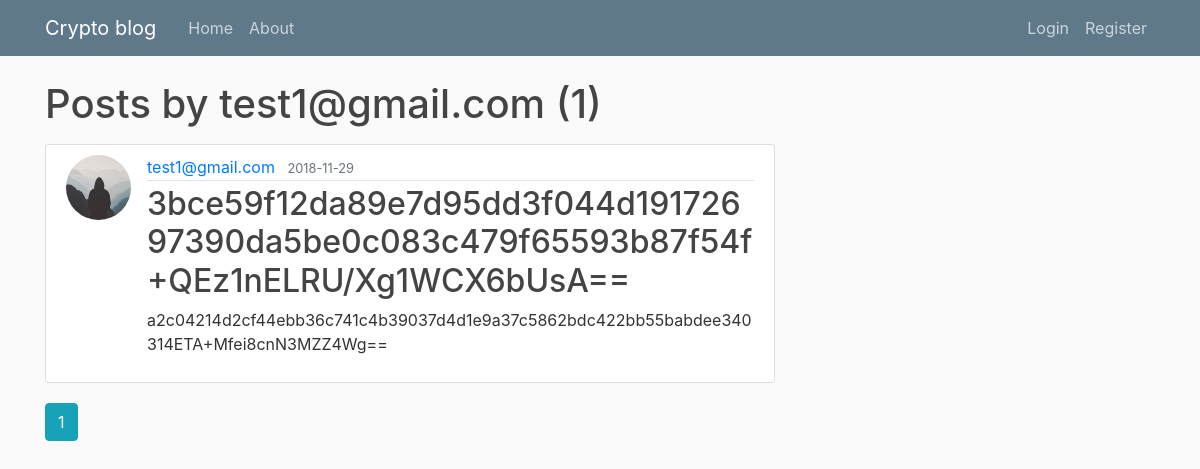
Page /user/test1@gmail.com on the committed database.
### flaskblog/models.py (models this page shows, shortened)
class User(db.Model, UserMixin):
    id = db.Column(db.Integer, primary_key=True)
    username = db.Column(db.String(20), unique=True, nullable=False)
    email = db.Column(db.String(120), unique=True, nullable=False)
    image_file = db.Column(db.String(20), nullable=False, default='default.jpg')
    password = db.Column(db.String(60), nullable=False)
    posts = db.relationship('Post', backref='author', lazy=True)

class Post(db.Model):
    id = db.Column(db.Integer, primary_key=True)
    title = db.Column(db.Text, nullable=False)
    title_unencrypted = db.Column(db.Text, nullable=False)
    date_posted = db.Column(db.DateTime, nullable=False, default=datetime.utcnow)
    content = db.Column(db.Text, nullable=False)
    content_unencrypted = db.Column(db.Text, nullable=False)
    user_id = db.Column(db.Integer, db.ForeignKey('user.id'), nullable=False)
    hmac = db.relationship('Hmac', backref='author', lazy=True)

### flaskblog/routes.py (the view)
@app.route("/user/<string:username>")
def user_posts(username):
    page = request.args.get('page', 1, type=int)
    user = User.query.filter_by(username=username).first_or_404()
    posts = Post.query.filter_by(author=user)\
        .order_by(Post.date_posted.desc())\
        .paginate(page=page, per_page=5)
    return render_template('user_posts.html', posts=posts, user=user)

### flaskblog/templates/user_posts.html
{% extends "layout.html" %}
{% block content %}
    <h1 class="mb-3">Posts by {{ user.username }} ({{ posts.total }})</h1>
    {% for post in posts.items %}
        <article class="media content-section">
          <img class="rounded-circle article-img" src="{{ url_for('static', filename='profile_pics/' + post.author.image_file) }}">
          <div class="media-body">
            <div class="article-metadata">
              <a class="mr-2" href="{{ url_for('user_posts', username=post.author.username) }}">{{ post.author.username }}</a>
              <small class="text-muted">{{ post.date_posted.strftime('%Y-%m-%d') }}</small>
            </div>
            <h2><a class="article-title" href="{{ url_for('post', post_id=post.id) }}" style="word-break: break-all;">{{ post.title }}</a></h2>
            <p class="article-content" style="word-break: break-all; ">{{ post.content }}</p>
          </div>
        </article>
    {% endfor %}
    {% for page_num in posts.iter_pages(left_edge=1, right_edge=1, left_current=1, right_current=2) %}
      {% if page_num %}
        {% if posts.page == page_num %}
          <a class="btn btn-info mb-4" href="{{ url_for('user_posts', username=user.username, page=page_num) }}">{{ page_num }}</a>
        {% else %}
          <a class="btn btn-outline-info mb-4" href="{{ url_for('user_posts', username=user.username, page=page_num) }}">{{ page_num }}</a>
        {% endif %}
      {% else %}
        ...
      {% endif %}
    {% endfor %}
{% endblock content %}

### flaskblog/templates/layout.html (shortened to what this page needs)
<!DOCTYPE html>
<html>
<head>
    <link rel="stylesheet" href="https://maxcdn.bootstrapcdn.com/bootstrap/4.0.0/css/bootstrap.min.css">
    <link rel="stylesheet" type="text/css" href="{{ url_for('static', filename='main.css') }}">
</head>
<body>
    <header class="site-header">
      <nav class="navbar navbar-expand-md navbar-dark bg-steel fixed-top">
        <div class="container">
          <a class="navbar-brand mr-4" href="/">Crypto blog</a>
          <div class="collapse navbar-collapse" id="navbarToggle">
            <div class="navbar-nav mr-auto">
              <a class="nav-item nav-link" href="{{ url_for('home') }}">Home</a>
              <a class="nav-item nav-link" href="{{ url_for('about') }}">About</a>
            </div>
            <div class="navbar-nav">
              {% if current_user.is_authenticated %}
                <a class="nav-item nav-link" href="{{ url_for('new_post') }}">New Post</a>
                <a class="nav-item nav-link" href="{{ url_for('account') }}">Account</a>
                <a class="nav-item nav-link" href="{{ url_for('logout') }}">Logout</a>
              {% else %}
                <a class="nav-item nav-link" href="{{ url_for('login') }}">Login</a>
                <a class="nav-item nav-link" href="{{ url_for('register') }}">Register</a>
              {% endif %}
            </div>
          </div>
        </div>
      </nav>
    </header>
    <main role="main" class="container">
      <div class="row">
        <div class="col-md-8">
          {% block content %}{% endblock %}
        </div>
      </div>
    </main>
</body>
</html>

### flaskblog/static/main.css (style rules this page uses)
body { background: #fafafa; color: #333333; margin-top: 5rem; }
h1, h2, h3, h4, h5, h6 { color: #444444; }
.bg-steel { background-color: #5f788a; }
.site-header .navbar-nav .nav-link { color: #cbd5db; }
.content-section { background: #ffffff; padding: 10px 20px; border: 1px solid #dddddd; border-radius: 3px; margin-bottom: 20px; }
.article-title { color: #444444; }
.article-content { white-space: pre-line; }
.article-img { height: 65px; width: 65px; margin-right: 16px; }
.article-metadata { padding-bottom: 1px; margin-bottom: 4px; border-bottom: 1px solid #e3e3e3 }

### rows in the picture
User: username "test1@gmail.com"
Post: image_file (placeholder picture), author.username "test1@gmail.com", date_posted "2018-11-29", title "3bce59f12da89e7d95dd3f044d19172697390da5be0c083c479f65593b87f54f+QEz1nELRU/Xg1WCX6bUsA==", content "a2c04214d2cf44ebb36c741c4b39037d4d1e9a37c5862bdc422bb55babdee340314ETA+Mfei8cnN3MZZ4Wg=="

### other values in the picture
{{ posts.total }} "1"
{{ page_num }} "1"
